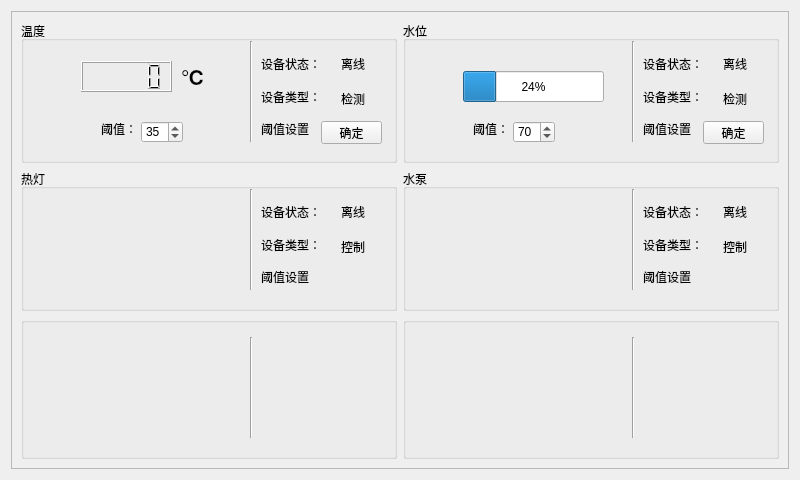
<?xml version="1.0" encoding="UTF-8"?>
<ui version="4.0">
 <class>homeForm</class>
 <widget class="QWidget" name="homeForm">
  <property name="geometry">
   <rect>
    <x>0</x>
    <y>0</y>
    <width>800</width>
    <height>480</height>
   </rect>
  </property>
  <property name="maximumSize">
   <size>
    <width>800</width>
    <height>480</height>
   </size>
  </property>
  <property name="windowTitle">
   <string>Form</string>
  </property>
  <property name="autoFillBackground">
   <bool>true</bool>
  </property>
  <layout class="QGridLayout" name="gridLayout">
   <item row="0" column="1">
    <widget class="QScrollArea" name="scrollArea">
     <property name="minimumSize">
      <size>
       <width>100</width>
       <height>50</height>
      </size>
     </property>
     <property name="widgetResizable">
      <bool>true</bool>
     </property>
     <widget class="QWidget" name="scrollAreaWidgetContents">
      <property name="geometry">
       <rect>
        <x>0</x>
        <y>0</y>
        <width>780</width>
        <height>460</height>
       </rect>
      </property>
      <layout class="QGridLayout" name="gridLayout_2">
       <item row="0" column="0">
        <widget class="QGroupBox" name="groupBox">
         <property name="title">
          <string>温度</string>
         </property>
         <widget class="Line" name="line">
          <property name="geometry">
           <rect>
            <x>220</x>
            <y>20</y>
            <width>20</width>
            <height>101</height>
           </rect>
          </property>
          <property name="orientation">
           <enum>Qt::Vertical</enum>
          </property>
         </widget>
         <widget class="QLCDNumber" name="tempNumber">
          <property name="geometry">
           <rect>
            <x>60</x>
            <y>40</y>
            <width>91</width>
            <height>31</height>
           </rect>
          </property>
         </widget>
         <widget class="QSpinBox" name="tempspinBox">
          <property name="geometry">
           <rect>
            <x>120</x>
            <y>100</y>
            <width>42</width>
            <height>22</height>
           </rect>
          </property>
          <property name="value">
           <number>35</number>
          </property>
         </widget>
         <widget class="QLabel" name="label_4">
          <property name="geometry">
           <rect>
            <x>80</x>
            <y>100</y>
            <width>31</width>
            <height>16</height>
           </rect>
          </property>
          <property name="text">
           <string>阈值：</string>
          </property>
         </widget>
         <widget class="QLabel" name="label_17">
          <property name="geometry">
           <rect>
            <x>160</x>
            <y>40</y>
            <width>51</width>
            <height>31</height>
           </rect>
          </property>
          <property name="text">
           <string>&lt;html&gt;&lt;head/&gt;&lt;body&gt;&lt;p&gt;&lt;span style=&quot; font-size:16pt; font-weight:600;&quot;&gt;℃&lt;/span&gt;&lt;/p&gt;&lt;/body&gt;&lt;/html&gt;</string>
          </property>
         </widget>
         <widget class="QPushButton" name="tempButton">
          <property name="geometry">
           <rect>
            <x>300</x>
            <y>100</y>
            <width>61</width>
            <height>23</height>
           </rect>
          </property>
          <property name="text">
           <string>确定</string>
          </property>
         </widget>
         <widget class="QWidget" name="layoutWidget">
          <property name="geometry">
           <rect>
            <x>240</x>
            <y>30</y>
            <width>62</width>
            <height>91</height>
           </rect>
          </property>
          <layout class="QVBoxLayout" name="verticalLayout">
           <item>
            <widget class="QLabel" name="label">
             <property name="text">
              <string>设备状态：</string>
             </property>
            </widget>
           </item>
           <item>
            <widget class="QLabel" name="label_2">
             <property name="text">
              <string>设备类型：</string>
             </property>
            </widget>
           </item>
           <item>
            <widget class="QLabel" name="label_3">
             <property name="text">
              <string>阈值设置</string>
             </property>
            </widget>
           </item>
          </layout>
         </widget>
         <widget class="QLabel" name="tempStatelabel">
          <property name="geometry">
           <rect>
            <x>320</x>
            <y>35</y>
            <width>31</width>
            <height>16</height>
           </rect>
          </property>
          <property name="text">
           <string>离线</string>
          </property>
         </widget>
         <widget class="QLabel" name="label_30">
          <property name="geometry">
           <rect>
            <x>320</x>
            <y>70</y>
            <width>31</width>
            <height>16</height>
           </rect>
          </property>
          <property name="text">
           <string>检测</string>
          </property>
         </widget>
        </widget>
       </item>
       <item row="2" column="1">
        <widget class="QGroupBox" name="groupBox_4">
         <property name="title">
          <string/>
         </property>
         <widget class="Line" name="line_6">
          <property name="geometry">
           <rect>
            <x>220</x>
            <y>20</y>
            <width>20</width>
            <height>101</height>
           </rect>
          </property>
          <property name="orientation">
           <enum>Qt::Vertical</enum>
          </property>
         </widget>
         <widget class="QLabel" name="nonepixlabel">
          <property name="geometry">
           <rect>
            <x>80</x>
            <y>30</y>
            <width>81</width>
            <height>81</height>
           </rect>
          </property>
          <property name="text">
           <string/>
          </property>
         </widget>
         <widget class="QLabel" name="label_39">
          <property name="geometry">
           <rect>
            <x>320</x>
            <y>65</y>
            <width>31</width>
            <height>16</height>
           </rect>
          </property>
          <property name="text">
           <string/>
          </property>
         </widget>
         <widget class="QLabel" name="noneStatelabel">
          <property name="geometry">
           <rect>
            <x>320</x>
            <y>30</y>
            <width>31</width>
            <height>21</height>
           </rect>
          </property>
          <property name="text">
           <string/>
          </property>
         </widget>
         <widget class="QWidget" name="layoutWidget">
          <property name="geometry">
           <rect>
            <x>240</x>
            <y>27</y>
            <width>62</width>
            <height>91</height>
           </rect>
          </property>
          <layout class="QVBoxLayout" name="verticalLayout_6">
           <item>
            <widget class="QLabel" name="label_25">
             <property name="text">
              <string/>
             </property>
            </widget>
           </item>
           <item>
            <widget class="QLabel" name="label_24">
             <property name="text">
              <string/>
             </property>
            </widget>
           </item>
           <item>
            <widget class="QLabel" name="label_26">
             <property name="text">
              <string/>
             </property>
            </widget>
           </item>
          </layout>
         </widget>
        </widget>
       </item>
       <item row="0" column="1">
        <widget class="QGroupBox" name="groupBox_2">
         <property name="title">
          <string>水位</string>
         </property>
         <widget class="Line" name="line_2">
          <property name="geometry">
           <rect>
            <x>220</x>
            <y>20</y>
            <width>20</width>
            <height>101</height>
           </rect>
          </property>
          <property name="orientation">
           <enum>Qt::Vertical</enum>
          </property>
         </widget>
         <widget class="QSpinBox" name="watlspinBox">
          <property name="geometry">
           <rect>
            <x>110</x>
            <y>100</y>
            <width>42</width>
            <height>22</height>
           </rect>
          </property>
          <property name="value">
           <number>70</number>
          </property>
         </widget>
         <widget class="QLabel" name="label_6">
          <property name="geometry">
           <rect>
            <x>70</x>
            <y>100</y>
            <width>31</width>
            <height>16</height>
           </rect>
          </property>
          <property name="text">
           <string>阈值：</string>
          </property>
         </widget>
         <widget class="QPushButton" name="watlButton">
          <property name="geometry">
           <rect>
            <x>300</x>
            <y>100</y>
            <width>61</width>
            <height>23</height>
           </rect>
          </property>
          <property name="text">
           <string>确定</string>
          </property>
         </widget>
         <widget class="QLabel" name="label_31">
          <property name="geometry">
           <rect>
            <x>320</x>
            <y>70</y>
            <width>31</width>
            <height>16</height>
           </rect>
          </property>
          <property name="text">
           <string>检测</string>
          </property>
         </widget>
         <widget class="QLabel" name="watlStatelabel">
          <property name="geometry">
           <rect>
            <x>320</x>
            <y>35</y>
            <width>35</width>
            <height>16</height>
           </rect>
          </property>
          <property name="text">
           <string>离线</string>
          </property>
         </widget>
         <widget class="QWidget" name="layoutWidget">
          <property name="geometry">
           <rect>
            <x>240</x>
            <y>30</y>
            <width>62</width>
            <height>91</height>
           </rect>
          </property>
          <layout class="QVBoxLayout" name="verticalLayout_2">
           <item>
            <widget class="QLabel" name="label_8">
             <property name="text">
              <string>设备状态：</string>
             </property>
            </widget>
           </item>
           <item>
            <widget class="QLabel" name="label_7">
             <property name="text">
              <string>设备类型：</string>
             </property>
            </widget>
           </item>
           <item>
            <widget class="QLabel" name="label_5">
             <property name="text">
              <string>阈值设置</string>
             </property>
            </widget>
           </item>
          </layout>
         </widget>
         <widget class="QProgressBar" name="watlprogressBar">
          <property name="geometry">
           <rect>
            <x>60</x>
            <y>50</y>
            <width>141</width>
            <height>31</height>
           </rect>
          </property>
          <property name="value">
           <number>24</number>
          </property>
         </widget>
        </widget>
       </item>
       <item row="1" column="1">
        <widget class="QGroupBox" name="groupBox_6">
         <property name="title">
          <string>水泵</string>
         </property>
         <widget class="Line" name="line_4">
          <property name="geometry">
           <rect>
            <x>220</x>
            <y>20</y>
            <width>20</width>
            <height>101</height>
           </rect>
          </property>
          <property name="orientation">
           <enum>Qt::Vertical</enum>
          </property>
         </widget>
         <widget class="QLabel" name="label_35">
          <property name="geometry">
           <rect>
            <x>320</x>
            <y>70</y>
            <width>31</width>
            <height>16</height>
           </rect>
          </property>
          <property name="text">
           <string>控制</string>
          </property>
         </widget>
         <widget class="QLabel" name="pumpStatelabel">
          <property name="geometry">
           <rect>
            <x>320</x>
            <y>35</y>
            <width>31</width>
            <height>16</height>
           </rect>
          </property>
          <property name="text">
           <string>离线</string>
          </property>
         </widget>
         <widget class="QWidget" name="layoutWidget">
          <property name="geometry">
           <rect>
            <x>240</x>
            <y>30</y>
            <width>62</width>
            <height>91</height>
           </rect>
          </property>
          <layout class="QVBoxLayout" name="verticalLayout_4">
           <item>
            <widget class="QLabel" name="label_16">
             <property name="text">
              <string>设备状态：</string>
             </property>
            </widget>
           </item>
           <item>
            <widget class="QLabel" name="label_15">
             <property name="text">
              <string>设备类型：</string>
             </property>
            </widget>
           </item>
           <item>
            <widget class="QLabel" name="label_13">
             <property name="text">
              <string>阈值设置</string>
             </property>
            </widget>
           </item>
          </layout>
         </widget>
         <widget class="QLabel" name="pumpvaluelabel">
          <property name="geometry">
           <rect>
            <x>170</x>
            <y>70</y>
            <width>41</width>
            <height>21</height>
           </rect>
          </property>
          <property name="text">
           <string/>
          </property>
         </widget>
         <widget class="QLabel" name="pumppixlabel">
          <property name="geometry">
           <rect>
            <x>70</x>
            <y>40</y>
            <width>81</width>
            <height>81</height>
           </rect>
          </property>
          <property name="text">
           <string/>
          </property>
         </widget>
        </widget>
       </item>
       <item row="2" column="0">
        <widget class="QGroupBox" name="groupBox_3">
         <property name="title">
          <string/>
         </property>
         <widget class="Line" name="line_5">
          <property name="geometry">
           <rect>
            <x>220</x>
            <y>20</y>
            <width>20</width>
            <height>101</height>
           </rect>
          </property>
          <property name="orientation">
           <enum>Qt::Vertical</enum>
          </property>
         </widget>
         <widget class="QLabel" name="fanpixlabel">
          <property name="geometry">
           <rect>
            <x>80</x>
            <y>40</y>
            <width>81</width>
            <height>81</height>
           </rect>
          </property>
          <property name="text">
           <string/>
          </property>
         </widget>
         <widget class="QLabel" name="label_37">
          <property name="geometry">
           <rect>
            <x>320</x>
            <y>70</y>
            <width>31</width>
            <height>16</height>
           </rect>
          </property>
          <property name="text">
           <string/>
          </property>
         </widget>
         <widget class="QLabel" name="fanStatelabel">
          <property name="geometry">
           <rect>
            <x>320</x>
            <y>35</y>
            <width>31</width>
            <height>16</height>
           </rect>
          </property>
          <property name="text">
           <string/>
          </property>
         </widget>
         <widget class="QWidget" name="layoutWidget">
          <property name="geometry">
           <rect>
            <x>240</x>
            <y>30</y>
            <width>62</width>
            <height>91</height>
           </rect>
          </property>
          <layout class="QVBoxLayout" name="verticalLayout_5">
           <item>
            <widget class="QLabel" name="label_21">
             <property name="text">
              <string/>
             </property>
            </widget>
           </item>
           <item>
            <widget class="QLabel" name="label_22">
             <property name="text">
              <string/>
             </property>
            </widget>
           </item>
           <item>
            <widget class="QLabel" name="label_23">
             <property name="text">
              <string/>
             </property>
            </widget>
           </item>
          </layout>
         </widget>
        </widget>
       </item>
       <item row="1" column="0">
        <widget class="QGroupBox" name="groupBox_5">
         <property name="title">
          <string>热灯</string>
         </property>
         <widget class="Line" name="line_3">
          <property name="geometry">
           <rect>
            <x>220</x>
            <y>20</y>
            <width>20</width>
            <height>101</height>
           </rect>
          </property>
          <property name="orientation">
           <enum>Qt::Vertical</enum>
          </property>
         </widget>
         <widget class="QLabel" name="label_33">
          <property name="geometry">
           <rect>
            <x>320</x>
            <y>70</y>
            <width>31</width>
            <height>16</height>
           </rect>
          </property>
          <property name="text">
           <string/>
          </property>
         </widget>
         <widget class="QLabel" name="lampStatelabel">
          <property name="geometry">
           <rect>
            <x>320</x>
            <y>35</y>
            <width>31</width>
            <height>16</height>
           </rect>
          </property>
          <property name="text">
           <string>离线</string>
          </property>
         </widget>
         <widget class="QWidget" name="layoutWidget">
          <property name="geometry">
           <rect>
            <x>240</x>
            <y>30</y>
            <width>62</width>
            <height>91</height>
           </rect>
          </property>
          <layout class="QVBoxLayout" name="verticalLayout_3">
           <item>
            <widget class="QLabel" name="label_12">
             <property name="text">
              <string>设备状态：</string>
             </property>
            </widget>
           </item>
           <item>
            <widget class="QLabel" name="label_11">
             <property name="text">
              <string>设备类型：</string>
             </property>
            </widget>
           </item>
           <item>
            <widget class="QLabel" name="label_9">
             <property name="text">
              <string>阈值设置</string>
             </property>
            </widget>
           </item>
          </layout>
         </widget>
         <widget class="QLabel" name="label_36">
          <property name="geometry">
           <rect>
            <x>320</x>
            <y>70</y>
            <width>31</width>
            <height>16</height>
           </rect>
          </property>
          <property name="text">
           <string>控制</string>
          </property>
         </widget>
         <widget class="QLabel" name="lampvaluelabel">
          <property name="geometry">
           <rect>
            <x>170</x>
            <y>70</y>
            <width>41</width>
            <height>21</height>
           </rect>
          </property>
          <property name="text">
           <string/>
          </property>
         </widget>
         <widget class="QLabel" name="lamppixlabel">
          <property name="geometry">
           <rect>
            <x>60</x>
            <y>40</y>
            <width>81</width>
            <height>81</height>
           </rect>
          </property>
          <property name="text">
           <string/>
          </property>
         </widget>
        </widget>
       </item>
      </layout>
     </widget>
    </widget>
   </item>
  </layout>
 </widget>
 <resources/>
 <connections/>
</ui>
